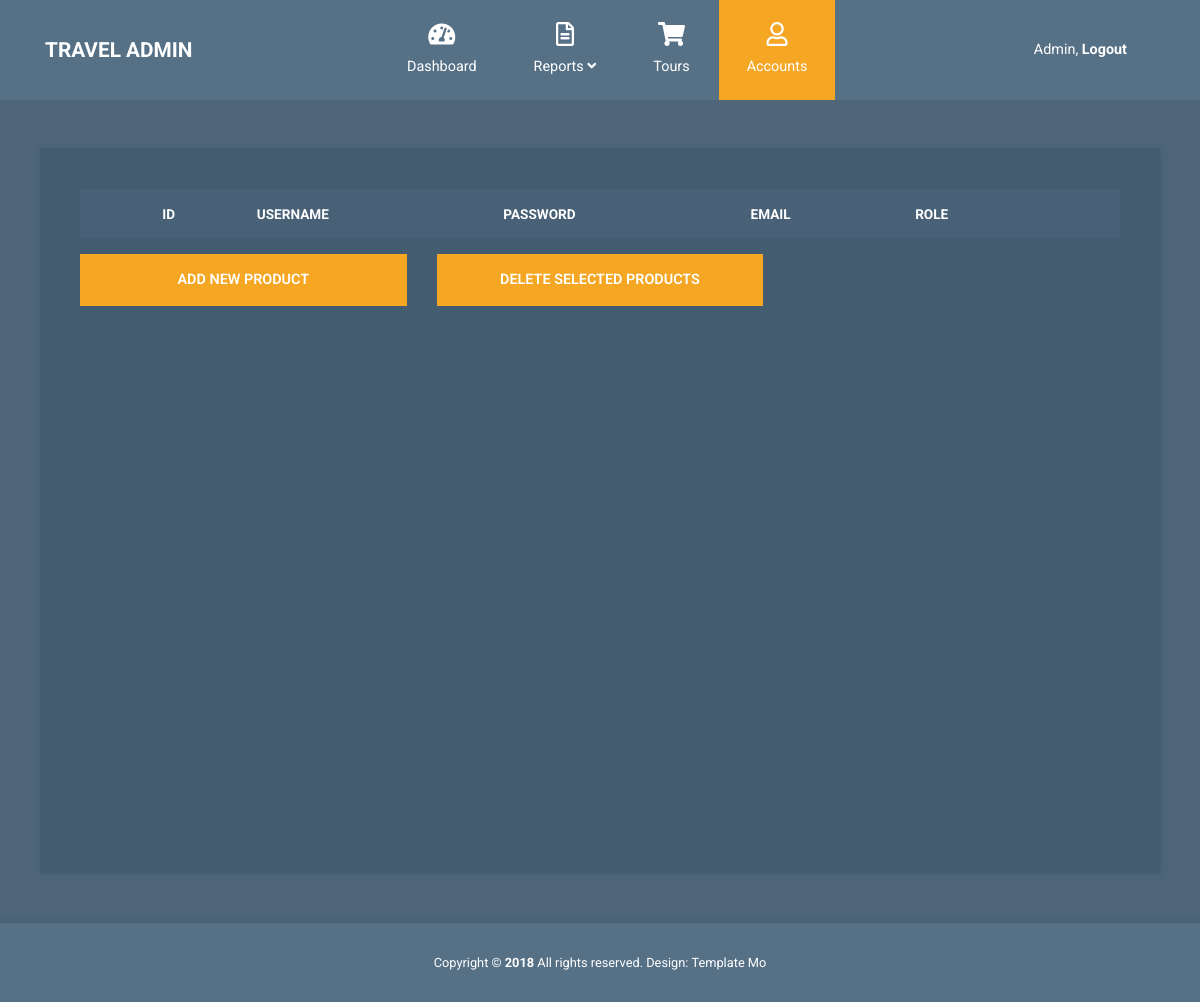
The page /adminpage/accounts.php on the database as committed earlier.
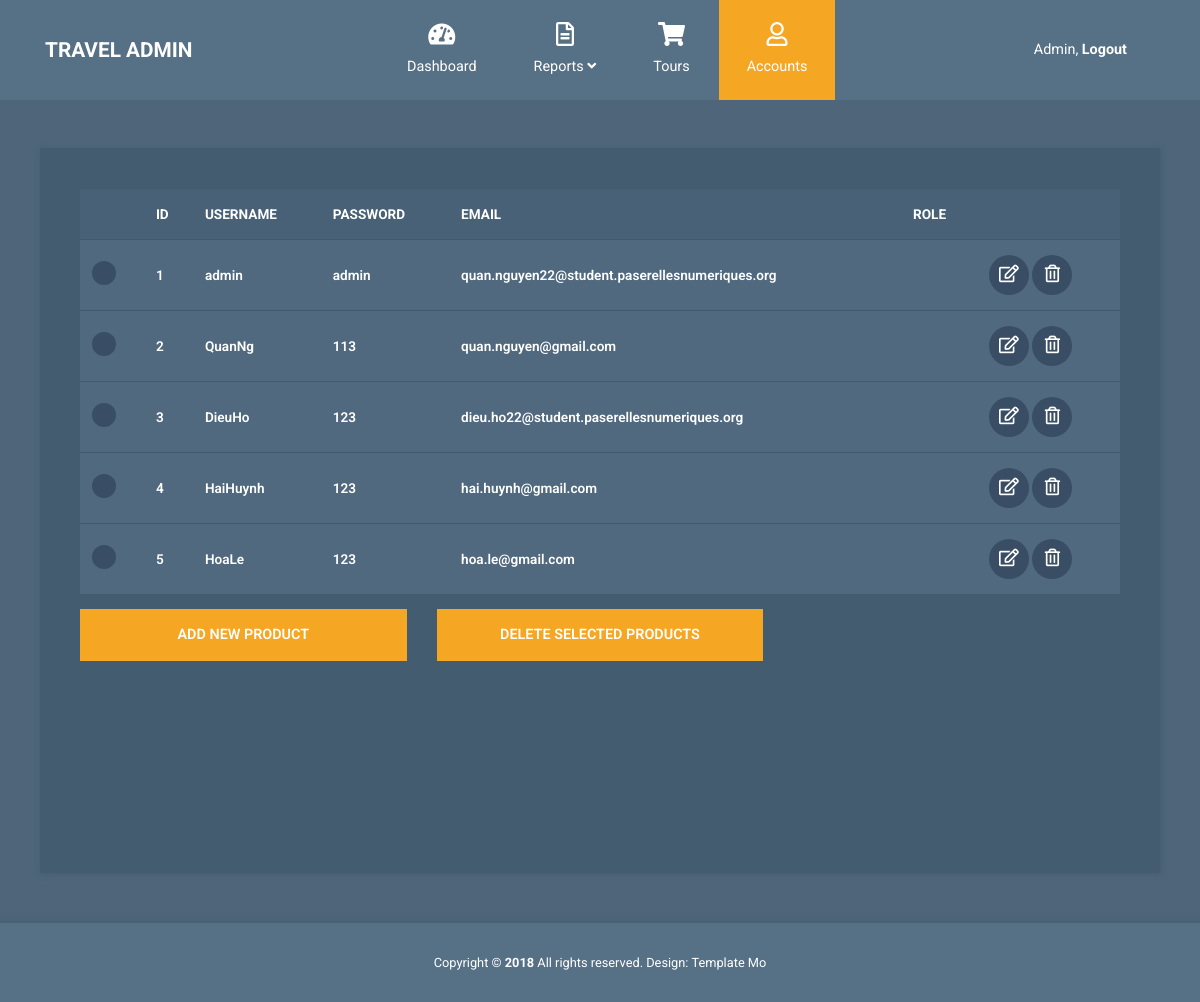
The same page on the database as committed later.
### tables this page shows
create table IF NOT EXISTS `accounts`(
    `id_acc` int not null  primary key AUTO_INCREMENT,
    `username` varchar(255),
    `email` varchar(255),
    `password` varchar(255),
    `lname` varchar(255),
    `fname` varchar(255),
    `phone` varchar(11),
    `address` varchar(255),
    `img` TEXT,
    `rule` varchar(30)   
);

### process/connectDB.php (called while the page is built, shortened)
<?php
    class Connect{
        private $servername = "localhost";
        private $username= "root";
        private $password = "";
        private $dbname = "webtravel";
        public function __construct()
        {
            $this->con = new mysqli($this->servername, $this->username, $this->password, $this->dbname);
        }
    }
    class Action{
        public $con;
        public function __construct()
        {
            $this->con = new Connect();
        }
        public function display($tablename){
            $sql = "SELECT * FROM `$tablename`";
            $ketqua=$this->con->con->query($sql);
            return $ketqua;
        }
    }
    class Accounts{
        public function __construct(){
            $this->action = new Action();
        }
    }
?>

### adminpage/accounts.php (the view, shortened to what this page needs)
<!DOCTYPE html>
<html lang="en">
  <head>
    <link rel="stylesheet" href="css/fontawesome.min.css" />
    <link rel="stylesheet" href="css/bootstrap.min.css" />
    <link rel="stylesheet" href="css/templatemo-style.css" />
  </head>
  <body id="reportsPage">
  <nav class="navbar navbar-expand-xl">
      <div class="container h-100">
        <a class="navbar-brand" href="index.php">
          <h1 class="tm-site-title mb-0">Travel Admin</h1>
        </a>
        <div class="collapse navbar-collapse" id="navbarSupportedContent">
          <ul class="navbar-nav mx-auto h-100">
            <li class="nav-item">
              <a class="nav-link" href="index.php">
                <i class="fas fa-tachometer-alt"></i> Dashboard
              </a>
            </li>
            <li class="nav-item dropdown">
              <a
                class="nav-link dropdown-toggle"
                href="#"
                id="navbarDropdown"
                role="button"
                data-toggle="dropdown"
                aria-haspopup="true"
                aria-expanded="false"
              >
                <i class="far fa-file-alt"></i>
                <span> Reports <i class="fas fa-angle-down"></i> </span>
              </a>
            </li>
            <li class="nav-item">
              <a class="nav-link" href="tours.php">
                <i class="fas fa-shopping-cart"></i> Tours
              </a>
            </li>
            <li class="nav-item">
              <a class="nav-link active" href="accounts.php">
                <i class="far fa-user"></i> Accounts
              </a>
            </li>
          </ul>
          <ul class="navbar-nav">
            <li class="nav-item">
              <a class="nav-link d-block" href="login.php">
                Admin, <b>Logout</b>
              </a>
            </li>
          </ul>
        </div>
      </div>
    </nav>
    <div class="container mt-5">
      <div class="row tm-content-row">
        <div class="col-sm-12 col-md-12 col-lg-12 col-xl-12 tm-block-col">
          <div class="tm-bg-primary-dark tm-block tm-block-products">
            <div class="tm-product-table-container">
              <table class="table table-hover tm-table-small tm-product-table">
                <thead class="">
                  <tr>
                    <th scope="col">&nbsp;</th>
                    <th scope="col">ID</th>
                    <th scope="col">USERNAME</th>
                    <th scope="col">PASSWORD</th>
                    <th scope="col">EMAIL</th>
                    <th scope="col">ROLE</th>
                    <th scope="col">&nbsp;</th>
                  </tr>
                </thead>
                <tbody>
                <?php
                    include '../process/connectDB.php';
                    $objAcc = new Accounts();
                    $ketqua = $objAcc->action->display($objAcc->tablename);
                    while ($row = $ketqua->fetch_assoc()) {
                  ?>
                  <tr>
                    <th scope="row"><input type="checkbox" /></th>
                    <td casls="tm-product-name"><?php echo $row['id_acc']?></td>
                    <td><?php echo $row['username']?></td>
                    <td><?php echo $row['password']?></td>
                    <td><?php echo $row['email']?></td>
                    <td><?php echo $row['role']?></td>
                    <td>
                      <a href="edit-account.php?id=<?php echo $row['id_acc']?>" class=" tm-product-update-link ">
                        <i class="far fa-edit tm-product-delete-icon"></i>
                      </a>
                      <a href="../process/account_process.php?id_acc_delete=<?php echo $row['id_acc']?>" class="tm-product-delete-link">
                        <i class="far fa-trash-alt tm-product-delete-icon"></i>
                      </a>
                    </td>
                  </tr>
                  <?php
                  }
                  ?>
                </tbody>
              </table>
            </div>
            <div class="row">
               <div class="col-lg-4">
                  <a href="add-tour.php" class="btn btn-primary btn-block text-uppercase mb-3">Add new product</a>
                </div>
                <div class=" col-lg-4">
                  <button class="btn btn-primary btn-block text-uppercase">
                    Delete selected products
                  </button>
                </div>
            </div>
          </div>
        </div>
            </div>
          </div>
    <footer class="tm-footer row tm-mt-small">
      <div class="col-12 font-weight-light">
        <p class="text-center text-white mb-0 px-4 small">
          Copyright &copy; <b>2018</b> All rights reserved. Design:
          <a
            rel="nofollow noopener"
            href="https://templatemo.com"
            class="tm-footer-link"
            >Template Mo</a
          >
        </p>
      </div>
    </footer>
  </body>
</html>

### adminpage/css/templatemo-style.css (style rules this page uses)
html { font-size: 16px; overflow-x: hidden; }
body { font-family: Roboto, Helvetica, Arial, sans-serif; background-color: #4e657a; overflow-x: hidden; }
a { transition: all 0.3s ease; }
.navbar-brand { display: flex; align-items: center; }
.tm-site-title { display: inline-block; text-transform: uppercase; font-size: 1.3rem; font-weight: 700; color: #fff; }
.navbar { height: 100px; background-color: #567086; padding: 0; }
.navbar .container { position: relative; }
.tm-mt-small { margin-top: 20px; }
.tm-block-col { margin-bottom: 30px; }
.tm-block { padding: 40px; -webkit-box-shadow: 1px 1px 5px 0 #455c71; -moz-box-shadow: 1px 1px 5px 0 #455c71; box-shadow: 1px 1px 5px 0 #455c71; min-height: 350px; height: 100%; max-height: 450px; }
.nav-link { color: #fff; height: 100%; display: flex; align-items: center; justify-content: center; flex-direction: column; font-size: 90%; }
.nav-link>i { margin-bottom: 10px; margin-right: 0; font-size: 1.5rem; }
.dropdown-item, .nav-link { padding: 15px 20px; }
.navbar-nav .active>.nav-link, .navbar-nav .nav-link.active { background-color: #f5a623; color: #fff; }
.navbar-nav .nav-link.active i { color: #fff; }
.nav-item { text-align: center; }
.nav-item:last-child { margin-right: 0; }
.dropdown-toggle::after { display: none; }
.tm-content-row { justify-content: space-between; margin-left: -20px; margin-right: -20px; }
.table { background-color: #50697f; color: #fff; font-size: 85%; margin-bottom: 0; }
thead { background-color: #486177; color: #fff; }
.table thead th { border-bottom: 0; }
.btn { border-radius: 0; padding: 13px 28px; transition: all 0.2s ease; max-width: 100%; }
.btn-primary { color: #fff; background-color: #f5a623; border: 2px solid #f5a623; font-size: 90%; font-weight: 600; }
.table td, .table th { border-top: 1px solid #415a70; padding: 15px 25px; vertical-align: middle; }
.tm-table-small td, .tm-table-small th { padding-left: 12px; padding-right: 12px; }
.table-hover tbody tr { transition: all 0.2s ease; }
.tm-bg-primary-dark { background-color: #435c70; }
input[type="checkbox"] { cursor: pointer; -webkit-appearance: none; appearance: none; background-color: #394e64; background-position: center; border-radius: 50%; box-sizing: border-box; position: relative; box-sizing: content-box; width: 24px; height: 24px; transition: all 0.1s linear; }
.tm-block-products { min-height: 725px; }
.tm-product-table-container { max-height: 465px; margin-bottom: 15px; overflow-y: scroll; }
.tm-product-table tr { font-weight: 600; }
.tm-product-delete-icon { font-size: 1.1rem; color: #fff; }
.tm-product-update-link, .tm-product-delete-link { padding: 10px; border-radius: 50%; background-color: #394e64; display: inline-block; width: 40px; height: 40px; text-align: center; }
.tm-footer { background-color: #567086; padding-top: 30px; padding-bottom: 30px; -webkit-box-shadow: 0 -3px 5px 0 rgba(69, 92, 113, 0.59); -moz-box-shadow: 0 -3px 5px 0 rgba(69, 92, 113, 0.59); box-shadow: 0 -3px 5px 0 rgba(69, 92, 113, 0.59); }
.tm-footer-link { color: white; }
@media (min-width: 1200px) { .navbar-expand-xl .navbar-nav .nav-link { padding-left: 28px; padding-right: 28px; } }
@media (min-width: 1200px) { .navbar-collapse { height: 100%; } }
@media (max-width: 1275px) and (min-width: 1200px) { .nav-item { margin-right: 15px; } }
@media (max-width: 1350px) { .nav-item { margin-right: 1px; } }

Rows that differ between the two databases and show on the page:
added accounts: id_acc "1", username "admin", password "admin", email "quan.nguyen22@student.paserellesnumeriques.org"
added accounts: id_acc "2", username "QuanNg", password "113", email "quan.nguyen@gmail.com"
added accounts: id_acc "3", username "DieuHo", password "123", email "dieu.ho22@student.paserellesnumeriques.org"
added accounts: id_acc "4", username "HaiHuynh", password "123", email "hai.huynh@gmail.com"
added accounts: id_acc "5", username "HoaLe", password "123", email "hoa.le@gmail.com"
